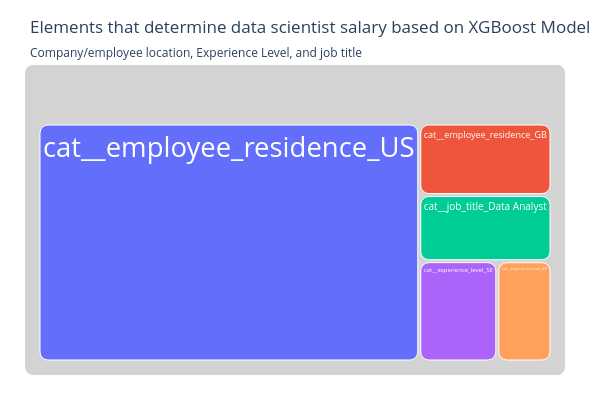

This figure's notebook cell:
### Code cell
fig = px.treemap(
    importance_df.head(5),
    path=['Feature'],
    values='Importance',
    title='Elements that determine data scientist salary based on XGBoost Model',
    subtitle='Company/employee location, Experience Level, and job title')

fig.update_traces(
    root_color="lightgrey",
    textinfo = 'label',
    textfont=dict(size=30, color='white')
)
fig.update_layout(margin = dict(t=65, l=25, r=35, b=25),
    height=400,
    width=600
)
fig.update_traces(marker=dict(cornerradius=8))

### Figure 1 — Plotly figure (JSON) as saved in the notebook; plotly's stock layout.template omitted (floating-point values rounded to 4 significant figures)
{"data": [{"branchvalues": "total", "domain": {"x": [0, 1], "y": [0, 1]}, "hovertemplate": "labels=%{label}<br>Importance=%{value}<br>parent=%{parent}<br>id=%{id}<extra></extra>", "ids": ["cat__employee_residence_US", "cat__employee_residence_GB", "cat__job_title_Data Analyst", "cat__experience_level_SE", "cat__experience_level_MI"], "labels": ["cat__employee_residence_US", "cat__employee_residence_GB", "cat__job_title_Data Analyst", "cat__experience_level_SE", "cat__experience_level_MI"], "marker": {"cornerradius": 8}, "name": "", "parents": ["", "", "", "", ""], "root": {"color": "lightgrey"}, "textfont": {"color": "white", "size": 30}, "textinfo": "label", "type": "treemap", "values": [100700000000.0, 10520000000.0, 9715000000.0, 8699000000.0, 6042000000.0]}], "layout": {"height": 400, "legend": {"tracegroupgap": 0}, "margin": {"b": 25, "l": 25, "r": 35, "t": 65}, "title": {"subtitle": {"text": "Company/employee location, Experience Level, and job title"}, "text": "Elements that determine data scientist salary based on XGBoost Model"}, "width": 600}}
